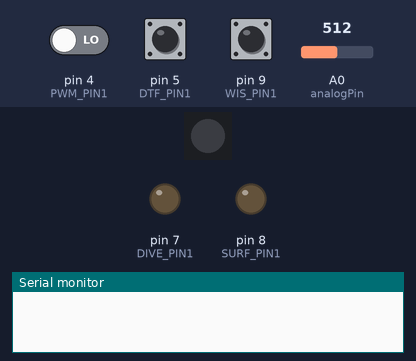
The sketch below on a simulated Arduino Uno, built with avr-gcc and run on an emulated ATmega328P. Shown: 1 RGB LEDs in strip order, left to right, output pins drawn as LEDs (lit = HIGH), the last lines printed to the serial monitor. The inputs (shaded band) are chosen by the test bench; at power-on: A0 (analogPin) = 512, pin 4 (PWM_PIN1) LOW, pin 5 (DTF_PIN1) HIGH, pin 9 (WIS_PIN1) HIGH. Dim RGB values are drawn brighter than linear.

Above: at 0.1 s.
At 9.1 s:
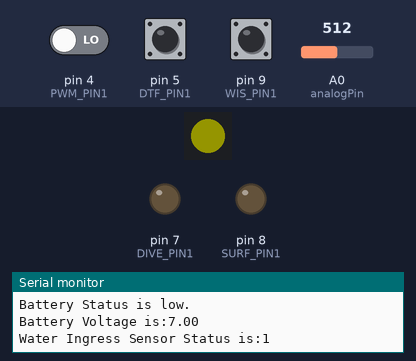
At 24.4 s:
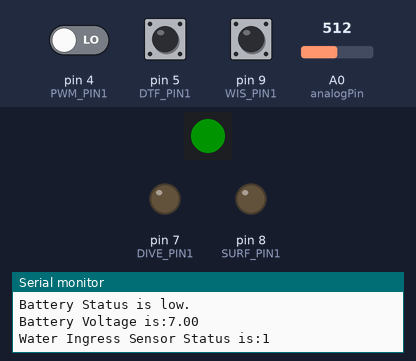
24.5 s: A0 (analogPin) set to 570
37.2 s: A0 (analogPin) set to 601
Timing chart, 0 to 40.2 s (numbered marks = the images above; inputs shaded):
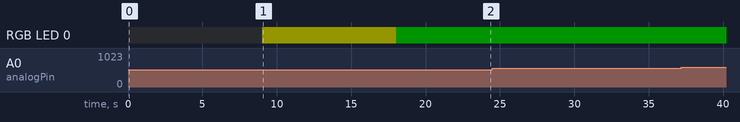

The sketch:

DiveMaster_RC_Rev1.ino
```cpp
// (licence header left out)
#include <Adafruit_NeoPixel.h>

// --Define I/O Pins------------------------------------------------------------------------------------

int LED_PIN1 = 3;       // Output for LEDs PL9823 (Submarine Status)
int pixels = 1;         // number of LEDs
Adafruit_NeoPixel strip = Adafruit_NeoPixel(pixels, LED_PIN1, NEO_GRB + NEO_KHZ800);

int PWM_PIN1 = 4;       // RC PWM Input for Dive Control
int DTF_PIN1 = 5;       // Switch DIVE TANK FULL
int WIS_PIN1 = 9;       // Input for water ingress sensor
int DIVE_PIN1 = 7;      // Output for Dive Relay
int SURF_PIN1 = 8;      // Output for Surface Relay
int rcCommando = 0;     // First dive commando was given (Flag for emergency tank draining)
int rcCount = 0;
int rcStack = 1;        // Status of the RC-Connection >0 = not connected, 0 = connected
int pwmStack = 0;
int dtfStatus = 1;      // Flag for Dive Tank Full (1= ok, 0= full)
int batStatus = 1;      // Flag for Battery Status (1= ok, 0= low)
int wisStatus = 1;      // Flag for Water Ingress Status (1= ok, 0= water detected)
int drainActive = 0;    // Flag for Auto Trim (drain trim tank), 0 = inactive, 1 = active
int autoSurface = 0;    // Flag for Auto-Surface (drain trim tank), 0 = inactive, 1 = active
int tankEmpty = 0;      // Flag for Auto-Surface completed
long autoTrimTimer = 0; // intitiating trim timer

// Voltage measurement
int analogPin = A0;     // A0 is input (ADC) for probing Battery DC Voltage
float vout = 0.0;
float vin = 0.0;
int values = 0;


// --User defined adjustments / parameters--------------------------------------------------------------
int debugLevel = 1;             // Show Debug Information 0=off, 1=on
int rcSamples = 8;              // Number of samples for RC-Quality
int ledBrightness = 20;         // Brightness of Status-LEDs, Value 1 to 255
float batThreshold = 8.0;       // Battery low threshold (in Volts), for 9,6V NiMH should be 8,0V
float R1 = 18000.0;             // Real value of resistor R1 (18K)
float R2 = 10000.0;             // Real value of resistor R2 (10K)
long autoTrimTimeout = 30000;   // Time to drain the trim tank completely (pump shut-off time) in ms (1000 ms = 1s)

// --Configure start parameters-------------------------------------------------------------------------
void setup() {
  pinMode(PWM_PIN1, INPUT);         // Dive Control
  pinMode(DTF_PIN1, INPUT_PULLUP);  // Dive Tank Full (DTF)
  pinMode(WIS_PIN1, INPUT_PULLUP);  // Water Ingress Sensor
  pinMode(DIVE_PIN1, OUTPUT);       // Dive Relay
  pinMode(SURF_PIN1, OUTPUT);       // Surface Relay
  pinMode(LED_PIN1, OUTPUT);        // Neopixel LEDs

  Serial.begin(115200);

// Initialize LEDs

  strip.begin();
  strip.show(); // Initialize all pixels to 'off'
  strip.setBrightness(ledBrightness);

}


// --The Main Loop-----------------------------------------------------------------------------------

void loop() {

// get PWM samples  (PWM1 is Dive Control, PWM2 is RC-XMTR connection)
  int pwm1 = pulseIn(PWM_PIN1, HIGH); //Read PWM1 Pulse 2nd time

rcCount = 0;
rcStack = 0;
int pwmStack=pwm1;

// repeat
while(rcCount < rcSamples) {
  int pwm1 = pulseIn(PWM_PIN1, HIGH);

if (pwm1 < 1000 || pwm1 > 2100) {
  rcStack = rcStack+1;
 }
  pwmStack = pwmStack + pwm1;
  rcCount++;
 }


 if (debugLevel=1){
  Serial.print("PWM Signal: ");
  Serial.print(pwm1);
  Serial.println();
  Serial.print("rcStack is: ");
  Serial.print(rcStack);
  Serial.println();

}

// --Switch command for dive/surface relays--

digitalRead(DTF_PIN1);  //probe divetank full switch
dtfStatus = digitalRead(DTF_PIN1);
 if (debugLevel=1){
  Serial.print("Dive Tank Full Switch: ");
  Serial.print(dtfStatus);
  Serial.println();
  Serial.print("drainActive Status is: ");
  Serial.print(drainActive);
  Serial.println();

}

if ((pwm1 > 1600) && (rcStack == 0) && (dtfStatus == 0) && (drainActive !=1) && (autoSurface !=1)) {
  digitalWrite(SURF_PIN1, LOW);
  digitalWrite(DIVE_PIN1, HIGH);
  rcCommando = 1; // RC was already active -> LoS confirmation. Flag for tank draining in case of LoS
}
else if ((pwm1 < 1400) && (rcStack == 0) && (tankEmpty !=1)) {
   digitalWrite(SURF_PIN1, HIGH);
  digitalWrite(DIVE_PIN1, LOW);

}
else if((drainActive !=1) && (autoSurface !=1)) {
  digitalWrite(DIVE_PIN1, LOW);
  digitalWrite(SURF_PIN1, LOW);
}

ledMessage();     // update Status and activate LEDs
batCheck();       // update Battery Voltage
autoDrain();      // Tank draining in case of LoS
fullDrain();      // Tank draining (auto-surface) in case of emergency (water ingress or battery empty)
checkFullDrain(); // display timer status
wisCheck();       // Check Status of water ingress sensor

}

// End void loop

void ledMessage (){
// --Status LEDs-----------------------------------------------------------------------------------
// Possible LED messages (in ascending order of relevance):
// red      -> sos , los & bat -> Rescue Beacon
// blue     -> wtr : water ingress
// orange   -> bat : Battery's low
// yellow   -> los : loss of signal (radio)
// green    -> ok  : everything's fine


//sos
if ((rcStack != 0) && (batStatus == 0)) {
  //autoSurface=1;  // set Flag to active
  sos(); // activate emergency beacon
  }

// wtr
else if (wisStatus == 0) {
  fullDrainTimer(); // set millis for drain timer
  if (debugLevel=1){
  Serial.print("Status Message: Water Ingress Detected!");
  Serial.println();
   }
  strip.setPixelColor(0, 0, 0, 255);
  strip.show();

 }

// bat
else if (batStatus == 0) {
  fullDrainTimer(); // set millis for drain timer
  if (debugLevel=1){
  Serial.print("Status Message: Battery low!");
  Serial.println();
   }
  strip.setPixelColor(0, 165, 255, 0);
  strip.show();

 }

// los
else if ((rcStack != 0) && (batStatus != 0)) {
  drainActive=1;  // set Flag to active
   if (debugLevel=1){
  Serial.print("Status Message: Loss of Signal");
  Serial.println();
   }
  strip.setPixelColor(0, 255, 255, 0);
  strip.show();

 }

// ok
else if ((tankEmpty !=1) && (autoSurface !=1)){  // status ok, if no emergency has been detected before
  drainActive=0;  // set Flag to inactive
  if (debugLevel=1){
  Serial.print("Status Message: Everything ok");
  Serial.println();
   }
  strip.setPixelColor(0, 255, 0, 0);
  strip.show();
 }
}

void sos(){  // generate emergency beacon signal
  strip.setPixelColor(0, 0, 255, 0);
  strip.show();
   if (debugLevel=1){
  Serial.print("Status Message: SOS");
  Serial.println();
   }
  }

 void batCheck(){
  values = analogRead(analogPin);  // read ADC input value
  vout = (values * 5.0) / 1024.0;  // calculate ADC input voltage
  vin = vout / (R2 / (R1 + R2));   // calculate battery voltage

  if (vin < batThreshold){
  batStatus =0;
  if (debugLevel=1){
  Serial.print("Battery Status is low.");
  Serial.println();
   }
  }
  else {
  batStatus =1;
  if (debugLevel=1){
  Serial.print("Battery Status is good.");
  Serial.println();
   }
  }

  if (debugLevel=1){
  Serial.print("Battery Voltage is:");
  Serial.print(vin);
  Serial.println();
   }
  }

  void autoDrain(){ // Drain trim tank in case of loss-of-signal
    if((rcCommando ==1) && (drainActive ==1) && (autoSurface !=1)){

       digitalWrite(DIVE_PIN1, LOW);
       digitalWrite(SURF_PIN1, HIGH);

       Serial.print("LoS tank draining active");
       Serial.println();

   }
  }


  void fullDrain(){ // Drain trim tank in case of water ingress or emergency
    if((autoSurface ==1) && (tankEmpty !=1)){

      digitalWrite(DIVE_PIN1, LOW);
       digitalWrite(SURF_PIN1, HIGH);
       if (millis() > autoTrimTimeout + autoTrimTimer ) {

       digitalWrite(DIVE_PIN1, LOW);
       digitalWrite(SURF_PIN1, LOW);
       tankEmpty= 1; // tank is empty, no need for another autoSurface
       }
  }
}

 void wisCheck(){
  digitalRead(WIS_PIN1);  //probe pin of water ingress sensor
  wisStatus = digitalRead(WIS_PIN1);
  if (debugLevel=1){
  Serial.print("Water Ingress Sensor Status is:");
  Serial.print(wisStatus);
  Serial.println();
   }
  }

  void checkFullDrain(){
     if ((debugLevel=1) && (autoSurface==1) && (tankEmpty !=1)){
       Serial.print("Emergency tank draining active - auto surface");
       Serial.println();
       Serial.print("autoTrimTimer is: ");
       Serial.print((millis() - (autoTrimTimer)) / (1000));
       Serial.print(" sec");
       Serial.println();
   }
  }

    void fullDrainTimer(){
       if (autoSurface !=1){
        autoTrimTimer = millis(); // set current millis for timer start
        autoSurface=1;  // set Flag to active
         }
  }
```

Measured:
- after the input at 37.2 s, every drawn part: stays the same
